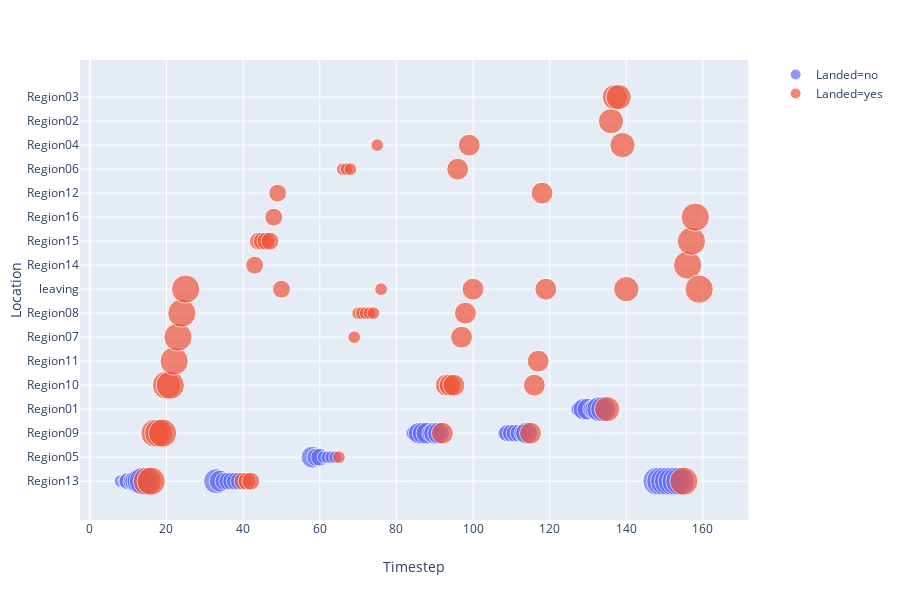

Notebook code cell kept with this figure:
### Code cell
import plotly.express as px
fig = px.scatter(Pred_3, x="Timestep", y="Location", color="Landed",
                 size='Category', hover_data=['Landed'])
fig.show()

### Figure 1 — Plotly figure (JSON) as saved in the notebook; plotly's stock layout.template omitted (floating-point values rounded to 4 significant figures)
{"data": [{"customdata": [["no"], ["no"], ["no"], ["no"], ["no"], ["no"], ["no"], ["no"], ["no"], ["no"], ["no"], ["no"], ["no"], ["no"], ["no"], ["no"], ["no"], ["no"], ["no"], ["no"], ["no"], ["no"], ["no"], ["no"], ["no"], ["no"], ["no"], ["no"], ["no"], ["no"], ["no"], ["no"], ["no"], ["no"], ["no"], ["no"], ["no"], ["no"], ["no"], ["no"], ["no"], ["no"], ["no"], ["no"], ["no"], ["no"], ["no"], ["no"], ["no"], ["no"], ["no"]], "hoverlabel": {"namelength": 0}, "hovertemplate": "Landed=%{customdata[0]}<br>Timestep=%{x}<br>Location=%{y}<br>Category=%{marker.size}", "legendgroup": "Landed=no", "marker": {"color": "#636efa", "size": [1, 1, 2, 2, 3, 4, 5, 4, 3, 2, 2, 2, 2, 2, 3, 2, 2, 1, 1, 1, 1, 1, 2, 3, 3, 3, 2, 3, 3, 1, 2, 2, 2, 2, 2, 3, 1, 2, 3, 3, 2, 3, 4, 4, 5, 5, 5, 5, 5, 5, 5], "sizemode": "area", "sizeref": 0.0125, "symbol": "circle"}, "mode": "markers", "name": "Landed=no", "showlegend": true, "type": "scatter", "x": [8, 9, 10, 11, 12, 13, 14, 33, 34, 35, 36, 37, 38, 39, 58, 59, 60, 61, 62, 63, 64, 84, 85, 86, 87, 88, 89, 90, 91, 108, 109, 110, 111, 112, 113, 114, 127, 128, 129, 130, 131, 132, 133, 134, 148, 149, 150, 151, 152, 153, 154], "xaxis": "x", "y": ["Region13", "Region13", "Region13", "Region13", "Region13", "Region13", "Region13", "Region13", "Region13", "Region13", "Region13", "Region13", "Region13", "Region13", "Region05", "Region05", "Region05", "Region05", "Region05", "Region05", "Region05", "Region09", "Region09", "Region09", "Region09", "Region09", "Region09", "Region09", "Region09", "Region09", "Region09", "Region09", "Region09", "Region09", "Region09", "Region09", "Region01", "Region01", "Region01", "Region01", "Region01", "Region01", "Region01", "Region01", "Region13", "Region13", "Region13", "Region13", "Region13", "Region13", "Region13"], "yaxis": "y"}, {"customdata": [["yes"], ["yes"], ["yes"], ["yes"], ["yes"], ["yes"], ["yes"], ["yes"], ["yes"], ["yes"], ["yes"], ["yes"], ["yes"], ["yes"], ["yes"], ["yes"], ["yes"], ["yes"], ["yes"], ["yes"], ["yes"], ["yes"], ["yes"], ["yes"], ["yes"], ["yes"], ["yes"], ["yes"], ["yes"], ["yes"], ["yes"], ["yes"], ["yes"], ["yes"], ["yes"], ["yes"], ["yes"], ["yes"], ["yes"], ["yes"], ["yes"], ["yes"], ["yes"], ["yes"], ["yes"], ["yes"], ["yes"], ["yes"], ["yes"], ["yes"], ["yes"], ["yes"], ["yes"], ["yes"], ["yes"], ["yes"], ["yes"], ["yes"], ["yes"]], "hoverlabel": {"namelength": 0}, "hovertemplate": "Landed=%{customdata[0]}<br>Timestep=%{x}<br>Location=%{y}<br>Category=%{marker.size}", "legendgroup": "Landed=yes", "marker": {"color": "#EF553B", "size": [5, 5, 5, 5, 5, 5, 5, 5, 5, 5, 5, 2, 2, 2, 2, 2, 2, 2, 2, 2, 2, 2, 1, 1, 1, 1, 1, 1, 1, 1, 1, 1, 1, 1, 3, 3, 3, 3, 3, 3, 3, 3, 3, 3, 3, 3, 3, 3, 4, 4, 4, 4, 4, 4, 5, 5, 5, 5, 5], "sizemode": "area", "sizeref": 0.0125, "symbol": "circle"}, "mode": "markers", "name": "Landed=yes", "showlegend": true, "type": "scatter", "x": [15, 16, 17, 18, 19, 20, 21, 22, 23, 24, 25, 40, 41, 42, 43, 44, 45, 46, 47, 48, 49, 50, 65, 66, 67, 68, 69, 70, 71, 72, 73, 74, 75, 76, 92, 93, 94, 95, 96, 97, 98, 99, 100, 115, 116, 117, 118, 119, 135, 136, 137, 138, 139, 140, 155, 156, 157, 158, 159], "xaxis": "x", "y": ["Region13", "Region13", "Region09", "Region09", "Region09", "Region10", "Region10", "Region11", "Region07", "Region08", "leaving", "Region13", "Region13", "Region13", "Region14", "Region15", "Region15", "Region15", "Region15", "Region16", "Region12", "leaving", "Region05", "Region06", "Region06", "Region06", "Region07", "Region08", "Region08", "Region08", "Region08", "Region08", "Region04", "leaving", "Region09", "Region10", "Region10", "Region10", "Region06", "Region07", "Region08", "Region04", "leaving", "Region09", "Region10", "Region11", "Region12", "leaving", "Region01", "Region02", "Region03", "Region03", "Region04", "leaving", "Region13", "Region14", "Region15", "Region16", "leaving"], "yaxis": "y"}], "layout": {"height": 600, "legend": {"itemsizing": "constant", "tracegroupgap": 0}, "margin": {"t": 60}, "xaxis": {"anchor": "y", "domain": [0, 0.98], "title": {"text": "Timestep"}}, "yaxis": {"anchor": "x", "domain": [0, 1], "title": {"text": "Location"}}}}
